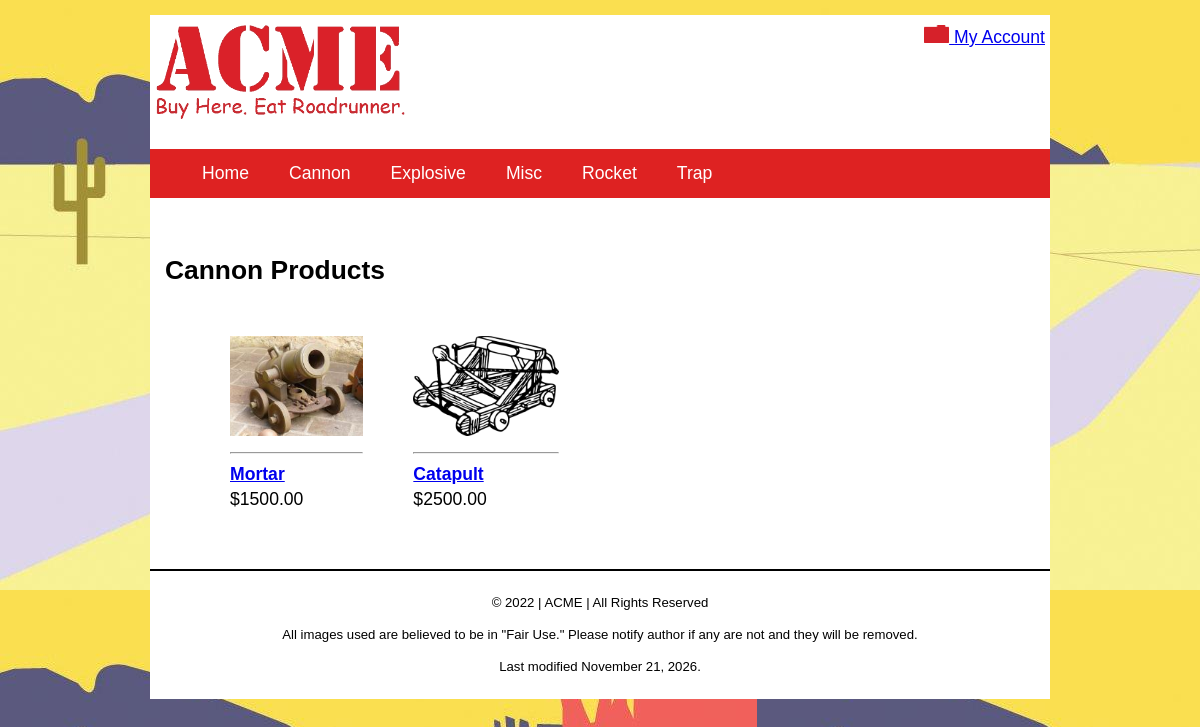
Page /products/?action=category&categoryName=Cannon on the committed database.
### tables this page shows
CREATE TABLE `categories` (
  `categoryId` int(10) UNSIGNED NOT NULL,
  `categoryName` varchar(30) NOT NULL
);

CREATE TABLE `inventory` (
  `invId` int(10) UNSIGNED NOT NULL,
  `invName` varchar(50) NOT NULL DEFAULT '',
  `invDescription` text NOT NULL,
  `invImage` varchar(50) NOT NULL DEFAULT '',
  `invThumbnail` varchar(50) NOT NULL DEFAULT '',
  `invPrice` decimal(10,2) NOT NULL DEFAULT '0.00',
  `invStock` smallint(6) NOT NULL DEFAULT '0',
  `invSize` smallint(6) NOT NULL DEFAULT '0',
  `invWeight` smallint(6) NOT NULL DEFAULT '0',
  `invLocation` varchar(35) NOT NULL DEFAULT '',
  `categoryId` int(10) UNSIGNED NOT NULL,
  `invVendor` varchar(20) NOT NULL DEFAULT '',
  `invStyle` varchar(20) NOT NULL DEFAULT ''
);

### model/acme-model.php (called while the page is built, shortened)
<?php
function getCategories(){
    $db = acmeConnect();
    $sql = 'SELECT categoryId, categoryName FROM categories ORDER BY categoryName ASC';
    $stmt = $db->prepare($sql);
    $stmt->execute();
    $categories = $stmt->fetchAll();
    return $categories;
   }

### products/index.php (the view, shortened to what this page needs)
<?php
require_once $_SERVER['DOCUMENT_ROOT'].'/ACME/model/acme-model.php';
require_once $_SERVER['DOCUMENT_ROOT'].'/ACME/model/products-model.php';
require_once $_SERVER['DOCUMENT_ROOT'].'/ACME/library/functions.php';
$action = filter_input(INPUT_POST, 'action');
    if($action == NULL){
        $action = filter_input(INPUT_GET, 'action');
    }
switch ($action){
    case 'category':
        $categoryName = filter_input(INPUT_GET, 'categoryName', FILTER_SANITIZE_STRING);
        $products = getProductsByCategoryName($categoryName);
        if(!count($products)){
            $_SESSION['message'] = "<p class='notice'>Sorry, no $categoryName products could be found.</p>";
        } else {
            $prodDisplay = buildProductsDisplay($products);
        }
        include '../view/category.php';
    break;
}

### model/products-model.php (shortened to what this page needs)
<?php
function getProductsByCategoryName($categoryName){
    $db = acmeConnect();
    $sql = 'SELECT * FROM inventory WHERE categoryId IN (SELECT categoryId FROM categories WHERE categoryName = :categoryName)';
    $stmt = $db->prepare($sql);
    $stmt->bindValue(':categoryName', $categoryName, PDO::PARAM_STR);
    $stmt->execute();
    $products = $stmt->fetchAll(PDO::FETCH_ASSOC);
    return $products;
}
function buildProductsDisplay($products){
    $pd = '<ul id="prod-display">';
    foreach ($products as $product) {
        $pd .= "<li><a href='/acme/products/?action=details&invId=".urlencode($product['invId'])."' title='View $product[invName] details'>";
        $pd .= "<img class='prodthumb' src='$product[invThumbnail]' alt='Image of $product[invName] on Acme.com'></a>";
        $pd .= '<hr>';
        $pd .= "<h4><a href='/acme/products/?action=details&invId=".urlencode($product['invId'])."' title='View $product[invName] details'>$product[invName]</a></h4>";
        $pd .= "<span>&#36;$product[invPrice]</span>";
        $pd .= '</li>';
    }
    $pd .= '</ul>';
    return $pd;
   }

### library/functions.php (shortened to what this page needs)
<?php
require_once $_SERVER['DOCUMENT_ROOT'].'/ACME/model/acme-model.php';
require_once $_SERVER['DOCUMENT_ROOT'].'/ACME/model/products-model.php';
$categories = getCategories();
function buildNav($categories) {
    $navList = '<ul class="navigation">';
    $navList .= '<li><a href="#" title="Menu" onclick="toggleMenu()">&#9776; Menu</a></li>';
    $navList .= '<li><a href="/acme/" title="View our home page">Home</a></li>';
    foreach ($categories as $category) {
        $navList .= "<li><a href='/acme/products/?action=category&categoryName=".urlencode($category['categoryName'])."' title='View our $category[categoryName] product line'>$category[categoryName]</a></li>";
    }
    $navList .= '</ul>';
    return $navList;
}

### css/main.css (style rules this page uses)
html { background-image: url(../images/site/background.jpg); background-position: left top; }
body { margin: 15px 5px; font-size: 1.1em; line-height: 1.4; background-color: white; font-family: Arial, Helvetica, sans-serif; }
img { max-width: 100%; height: auto; border: 0; }
span { margin-right: 10px; }
.navigation { list-style: none; text-align: center; }
.navigation li { display: none; }
.navigation a { display: block; color: #fff; padding: .75rem; text-align: center; text-decoration: none; }
ul#prod-display { list-style: none; display: flex; flex-wrap: wrap; }
ul#prod-display li { margin: 25px; }
img.prodthumb { max-height: 100px; }
ul#prod-display h4 { margin: 0px; }
@media screen and (min-width: 600px) { body { margin: 20px; } }
@media screen and (min-width: 600px) { .navigation { text-align: left; } }
@media screen and (min-width: 600px) { .navigation li { display: inline-block; margin-right: 1rem; } }
@media screen and (min-width: 600px) { .navigation li a { color: white; } }
@media screen and (min-width: 800px) { body { max-width: 900px; } }
@media screen and (min-width: 950px) { body { margin: 15px auto; } }

### rows in the picture
categories: categoryName "Cannon"
categories: categoryName "Explosive"
categories: categoryName "Misc"
categories: categoryName "Rocket"
categories: categoryName "Trap"
inventory: invThumbnail (picture), invName "Mortar", invPrice "1500.00"
inventory: invThumbnail (picture), invName "Catapult", invPrice "2500.00"

### other values in the picture
$categoryName "Cannon"
date(" F d, Y.", getlastmod()) "November 21, 2026."
